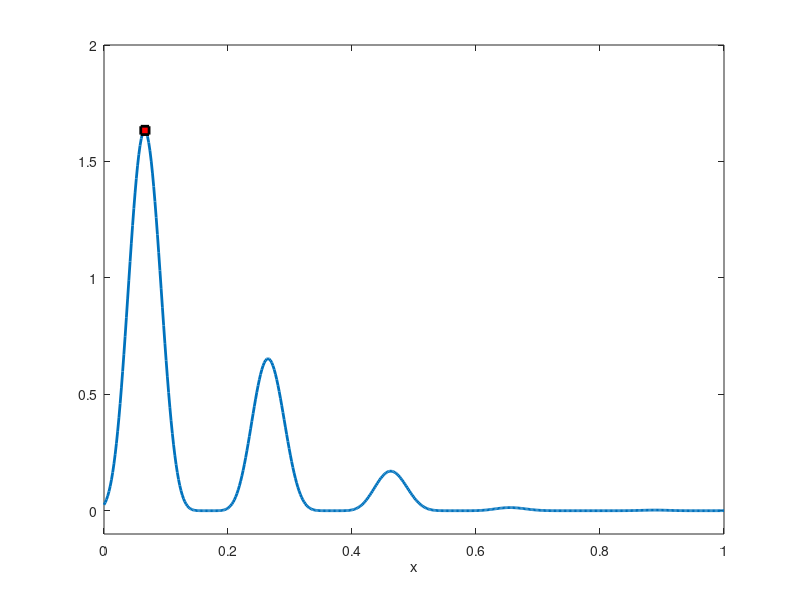

Write MATLAB code to recreate this figure.
%-------------------------------------------------------------
% Algoritmo Genético Simples 
% Esqueleto da função principal em Matlab
% Trabalho prático 2, 2023-24
%--------------------------------------------------------------
 clc;
 clear all;
 close all;
 % Plot da Função e valor máximo
 limits=[0,1]; % Limites da pesquisa 
 set(0,'defaultlinelinewidth',2);
 ezplot('4*(sin(5*pi*x+0.5)^6)*exp(log2((x-0.8)^2))',limits)
 title('');
 axis([0,1,-0.1,2]); % Delimitar os eixos
 hold on
 % Plots solução do máximo
 plot(0.066,1.6332,'sk','Linewidth',2,'markersize',6,'markerfacecolor','r');
 % Definições de variáveis
 pop_size=5; % Tamanho da populaçao
 lchrome=12; % Tamanho do cromossoma
 maxgen=80; % Número maximo de geraçoes
 p_cross=0.8; % Probabilidade de cruzamento
 p_mutation=0.04; % Probabilidade de mutação 
 gen=1; % Contador das geraçoes
 

function [CHROME,POP,POP_x]=init_pop(pop_size,lchrome,limits)
 CHROME = randi([0, 1], pop_size, lchrome);
    POP = zeros(pop_size, 1);
    POP_x = zeros(pop_size, 1);
    for i = 1:pop_size
        POP_x(i) = bin2dec(num2str(CHROME(i,:))) / (2^lchrome - 1) * (limits(2) - limits(1)) + limits(1);
        POP(i) = objective_function(POP_x(i));
    end
end
 
 function [sumfit, best, max, average] = statist(POP, pop_size)
    sumfit = sum(POP);
    [max, idx] = max(POP);
    best = idx;
    average = mean(POP);
end
 
 while (gen<=maxgen)
 set(0,'defaultlinelinewidth',2);
 ezplot('4*(sin(5*pi*x+0.5)^6)*exp(log2((x-0.8)^2))',limits)
 title('');
 axis([0,1,-0.1,2]); % Delimitar os eixos
 hold on
 % Plots solução do máximo
 plot(0.066,1.6332,'sk','Linewidth',2,'markersize',6,'markerfacecolor','r');
 %----------------------------------------------------------------%
 function selected = binary_tournament_selection(POP, CHROME)
    idx1 = randi([1 size(CHROME, 1)]);
    idx2 = randi([1 size(CHROME, 1)]);
    if POP(idx1) > POP(idx2)
        selected = CHROME(idx1, :);
    else
        selected = CHROME(idx2, :);
    end
 end
  %----------------------------------------------------------------%
  function [child1, child2] = crossover(parent1, parent2, lchrome)
    point = randi([1 lchrome-1]);
    child1 = [parent1(1:point) parent2(point+1:end)];
    child2 = [parent2(1:point) parent1(point+1:end)];
end
%----------------------------------------------------------------%
function mutated = mutation(individual, p_mutation, lchrome)
    mutated = individual;
    for i = 1:lchrome
        if rand() < p_mutation
            mutated(i) = 1 - individual(i);
        end
    end
end
%----------------------------------------------------------------%

function CHROME = generate(pop_size, sumfit, POP, CHROME, lchrome, p_cross, p_mutation)
    new_CHROME = zeros(size(CHROME));
    for i = 1:pop_size
        % Seleção
        parent1 = binary_tournament_selection(POP, CHROME);
        parent2 = binary_tournament_selection(POP, CHROME);

        % Cruzamento
        if rand() <= p_cross
            [child1, child2] = crossover(parent1, parent2, lchrome);
        else
            child1 = parent1;
            child2 = parent2;
        end

        % Mutação
        new_CHROME(i, :) = mutation(child1, p_mutation, lchrome);
        if i+1 <= pop_size
            new_CHROME(i+1, :) = mutation(child2, p_mutation, lchrome);
        end
    end
    CHROME = new_CHROME;
end

 
 
 function [POP, POP_x] = report(CHROME, pop_size, lchrome, limits)
    POP = zeros(pop_size, 1);
    POP_x = zeros(pop_size, 1);
    for i = 1:pop_size
        POP_x(i) = bin2dec(num2str(CHROME(i,:))) / (2^lchrome - 1) * (limits(2) - limits(1)) + limits(1);
        POP(i) = objective_function(POP_x(i));
    end
end
 
 % Faz a estatistica da população
 function [sumfit,best,max,average]=statist(POP,pop_size);
    sumfit = sum(POP); 
    [max, best_idx] = max(POP);
    best = best_idx; 
    average = sumfit / pop_size;
end

 % Plot da melhor solução
 % ----
 % Completar
 %------
 % Guardar dados para fazer gráficos
 % ----
 % Completar
 %------
 
 gen=gen+1;
 pause(0.1)
 
 hold off
 end 

 
%---------------------------------------------------------------------
% Gráficos 
% ----
% Completar
%------